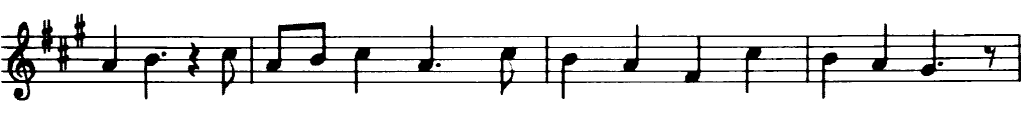
#> input picture imageProcessing/week3-2023/note.png, 1024 x 134 px, found by its file name
$ python 6506021411034.py
#> lines starting #> are read from the running program, lines starting #| are printed output that depends on the picture; after the words box and inside, x2 and y2 are one past the last pixel; in counts of white or black regions, pixels touching at a corner belong together
import cv2
import numpy as np

image_path = r'week3-2023/note.png'
original_image = cv2.imread(image_path)
#> original_image is the input picture: shape (134, 1024, 3); min 0, max 255, mean 229.4

image = cv2.imread(image_path)
# cv2.imshow('source_image', image)

gray = cv2.cvtColor(image, cv2.COLOR_BGR2GRAY)
thresh = cv2.threshold(
    gray, 0, 255, cv2.THRESH_BINARY_INV + cv2.THRESH_OTSU)[1]
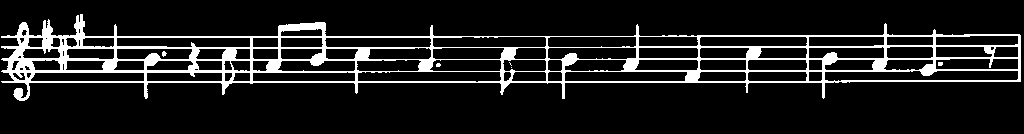
#> thresh: shape (134, 1024); 11.5% white; 6 white regions (4 under 20 px), largest, box (x1, y1, x2, y2) and area: (1, 14, 1021, 101) 15714, (162, 51, 167, 57) 20

horizontal_kernel = cv2.getStructuringElement(cv2.MORPH_RECT, (25, 1))
detected_lines = cv2.morphologyEx(thresh, cv2.MORPH_OPEN,
                                  horizontal_kernel, iterations=2)
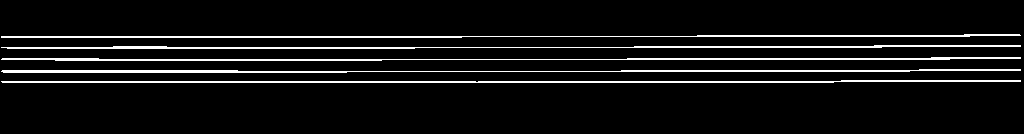
#> detected_lines: shape (134, 1024); 7% white in thin lines or dots, all inside (x1, y1, x2, y2) = (1, 34, 1021, 83)

cnts = cv2.findContours(
    detected_lines, cv2.RETR_EXTERNAL, cv2.CHAIN_APPROX_SIMPLE)
#> cnts = 5 contours; box (x1, y1, x2, y2) and area: (1, 80, 1021, 83) 1010, (1, 69, 1021, 73) 970, (1, 45, 1021, 49) 856, (1, 57, 1021, 61) 836, (1, 34, 1021, 38) 790
cnts = cnts[0] if len(cnts) == 2 else cnts[1]

for c in cnts:
    cv2.drawContours(image, [c], -1, (255, 255, 255), 2)
#> this loop made 5 passes
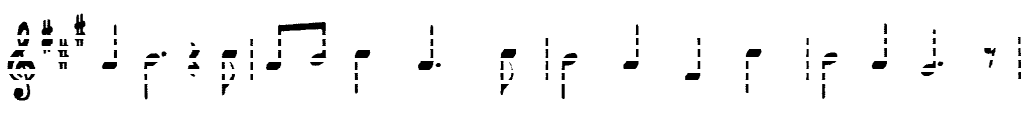
#> image: shape (134, 1024, 3); 8.41% of pixels changed, all inside (x1, y1, x2, y2) = (1, 34, 1021, 84)

repair_kernel = cv2.getStructuringElement(cv2.MORPH_RECT, (1, 6))
#> repair_kernel = [1, 1, 1, 1, 1, 1]

result = 255 - cv2.morphologyEx(255 - image, cv2.MORPH_CLOSE, repair_kernel,
                                iterations=1)
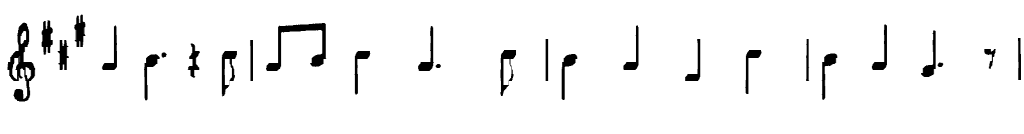
#> result: shape (134, 1024, 3); min 0, max 255, mean 244.1

cv2.imshow('resultant image', np.hstack([original_image, result]))
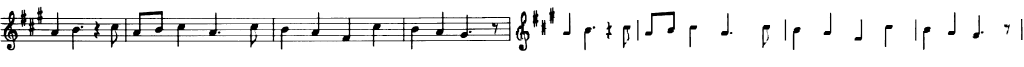
#> window 'resultant image': shape (134, 2048, 3) (shown at 1/2 size); min 0, max 255, mean 236.8
cv2.waitKey()
cv2.destroyAllWindows()

$ run again, with imageProcessing/week3-2023/ex4.png copied over imageProcessing/week3-2023/note.png
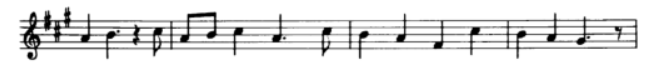
#> input picture imageProcessing/week3-2023/ex4.png, 651 x 78 px, found by its file name
#> original_image is the input picture: shape (78, 651, 3); min 0, max 255, mean 229.5
#> `thresh = cv2.threshold( gray, 0, 255, cv2.THRESH_BINARY_INV + cv2.THRE..`:
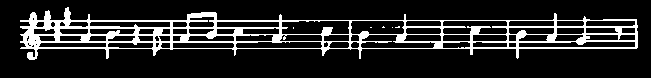
#> thresh: shape (78, 651); 14.9% white; 6 white regions (5 under 20 px), largest, box (x1, y1, x2, y2) and area: (20, 7, 638, 60) 7530
#> detected_lines: shape (78, 651); 9.1% white in thin lines or dots, all inside (x1, y1, x2, y2) = (20, 20, 638, 49)
#> cnts = 9 contours; largest, box (x1, y1, x2, y2) and area: (20, 33, 638, 36) 284, (20, 47, 638, 49) 270, (20, 27, 288, 29) 252, (20, 41, 392, 43) 238, (20, 20, 208, 22) 187
#> the loop `for c in cnts:` made 9 passes
#> c on passes 6, 7, 9: [[492, 26], [492, 27], [637, 27], [637, 26]], [[403, 26], [402, 27], [465, 27], [464, 26]], [[20, 20], [20, 21], [207, 21], [207, 20]]
#> repair_kernel = [1, 1, 1, 1, 1, 1]
#> `cv2.imshow('resultant image', np.hstack([original_image, result]))`:
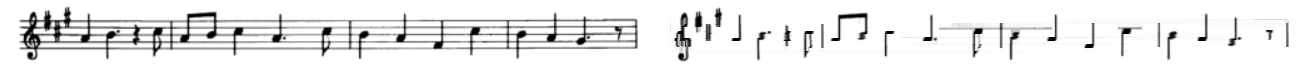
#> window 'resultant image': shape (78, 1302, 3); min 0, max 255, mean 236.8
